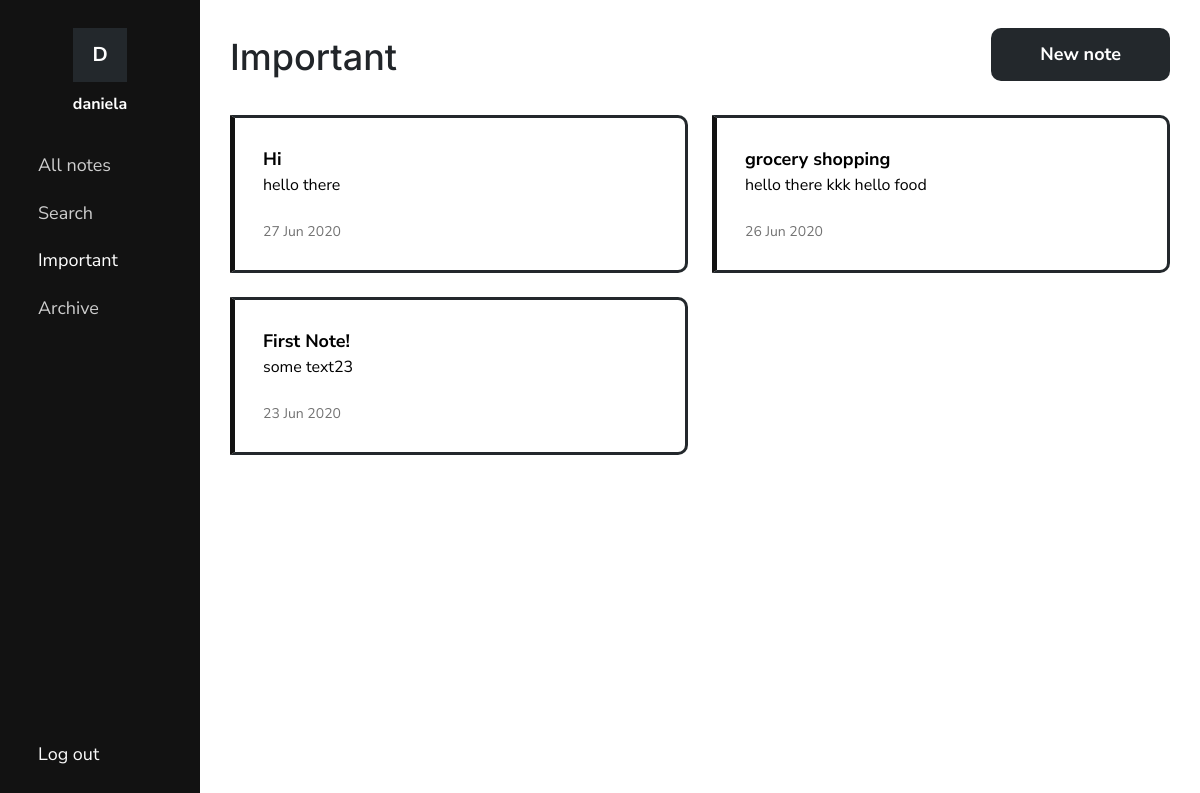
The page /important/ (signed in) on the database as committed earlier.
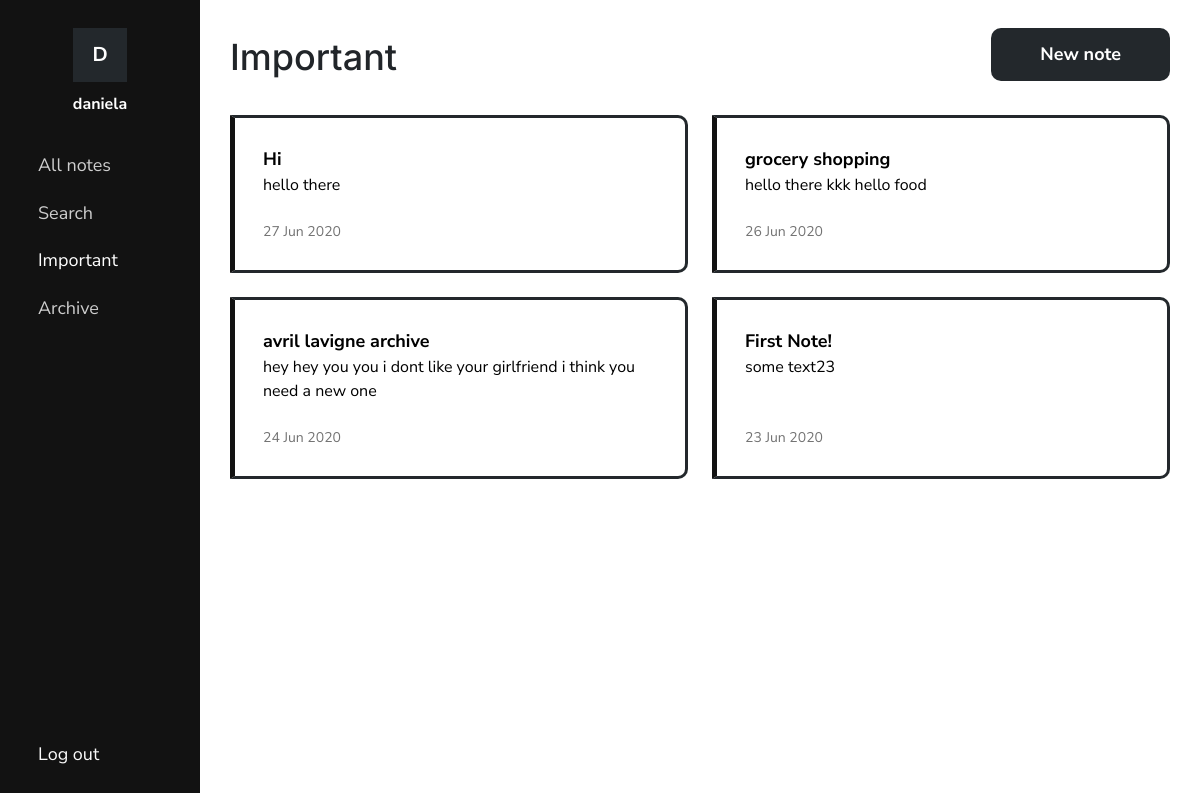
The same page on the database as committed later.
### notes/models.py (models this page shows, shortened)
class Note(models.Model):
    title = models.TextField(max_length=100)
    text = HTMLField(blank=True)
    date = models.DateTimeField(auto_now_add=True)
    important = models.BooleanField(default=False)
    archive = models.BooleanField(default=False)
    user = models.ForeignKey(User, on_delete=models.CASCADE)

### notes/views.py (the view)
# urls.py: path('important/', views.important, name='important'),
def important(request):
    important = Note.objects.filter(user=request.user, important=True, archive=False).order_by('-date')
    active = 'importantLink'
    return render(request, 'notes/important.html', {'important': important, 'active': active})

### notes/templates/notes/important.html (shortened to what this page needs)
{% load static %}
<!DOCTYPE html>
<html>
<head>
    <link rel="stylesheet" href="https://stackpath.bootstrapcdn.com/bootstrap/4.5.0/css/bootstrap.min.css">
    <link rel="stylesheet" type="text/css" href="{% static 'notes/style.css' %}">
    <link rel="stylesheet" type="text/css" href="{% static 'notes/notes.css' %}">
</head>
<body>
    <div class="container-fluid">
        <div class="row" id="mainRow">
            {% include "notes/navbar.html" %}
            <div class="col-sm-9 col-md-10 col-lg-10" id="content">
                <div class="container">
                    <div>
                        <h1>Important</h1>
                        <a href="{% url 'add' %}" class="btn medium-text">New note</a>
                    </div>
                    {% if important %}
                    <div id="notes">
                        <ul>
                            {% for note in important %}
                            <li class="note {% if note.important %} important{% endif %}">
                                <a href="{% url 'note' note.id %}">
                                    <div class="note-info">
                                        <div class="note-content">
                                            <div class="medium-text"><b>{{ note.title|truncatechars:50 }}</b></div>
                                            {% if note.text %}
                                            <div class="note-text">{{ note.text|striptags|truncatechars:150 }}</div>
                                            {% endif %}
                                        </div>
                                        <div class="date">{{ note.date|date:'d M Y' }}</div>
                                    </div>
                                </a>
                            </li>
                            {% endfor %}
                        </ul>
                    </div>
                    {% else %}
                    <div id="noNotes">
                        <p class="text-center medium-text">You don't have any notes marked as important.</p>
                    </div>
                    {% endif %}
                </div>
            </div>
        </div>
    </div>
</body>
</html>

Rows that differ between the two databases and show on the page:
now on this page (row edited): Note: title "avril lavigne archive", text "hey hey you you i dont like your girlfriend i think you need a new one", date "24 Jun 2020"
